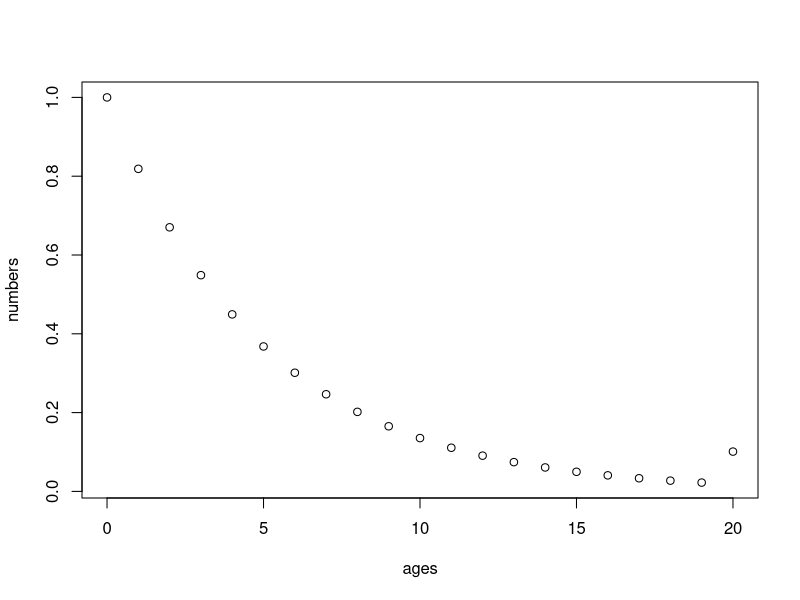
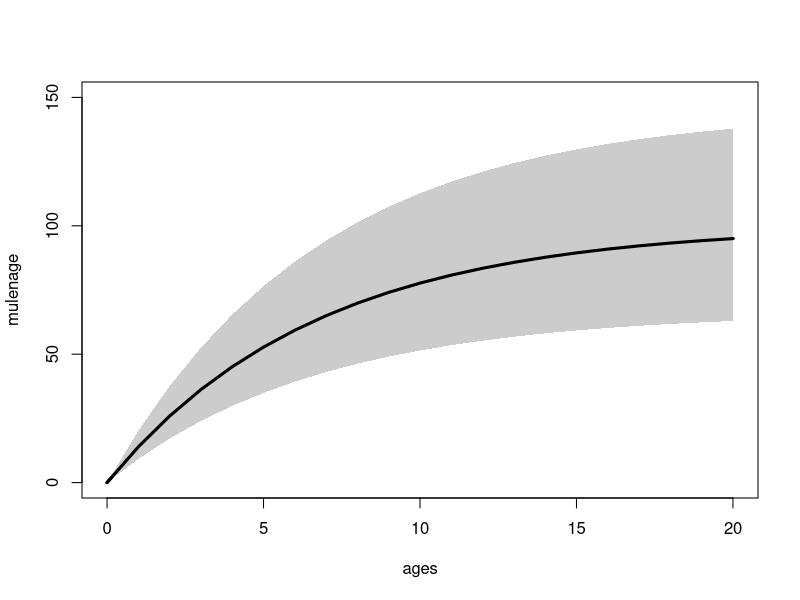
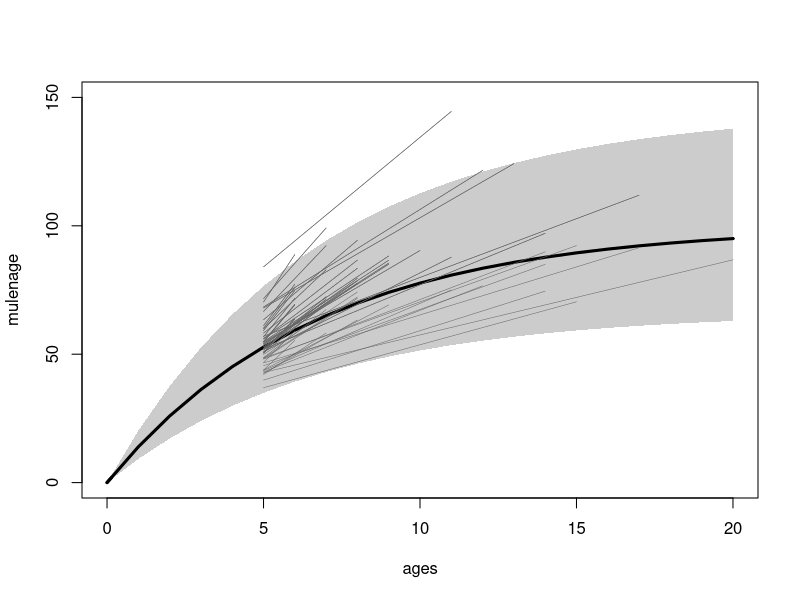
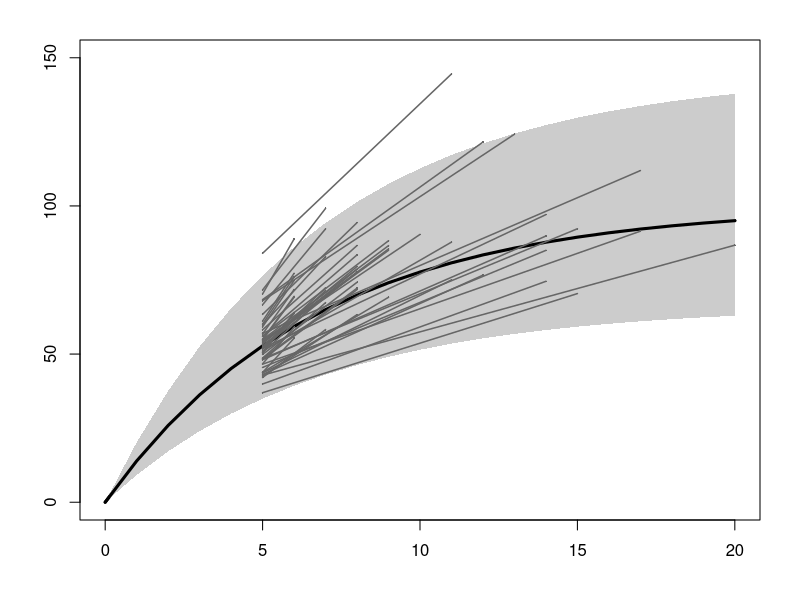
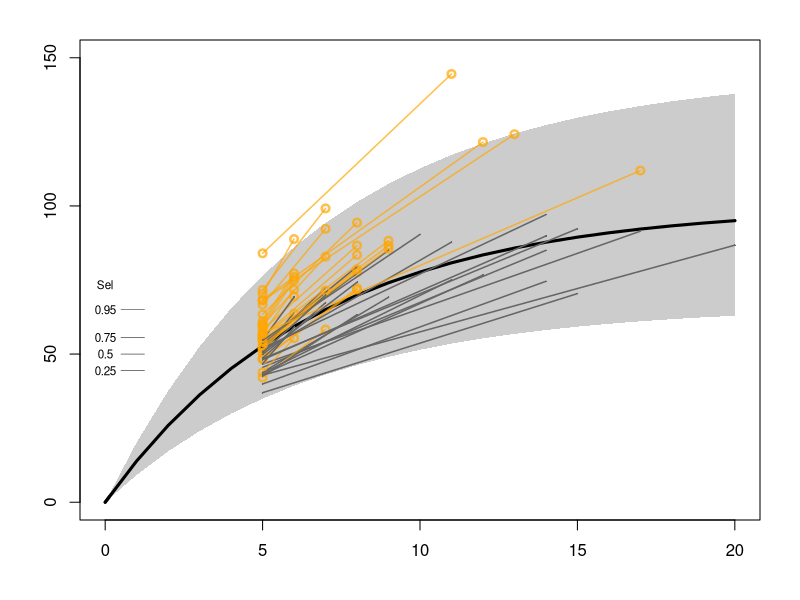

These figures' R source, in order:
###########################
#' Plot growth increment figure for CAPAM presentation
#' @date 31st OCtober 2014
#' @author Gavin Fay
############################

M <- 0.2
maxage <- 20
numbers <- rep(NA,(maxage+1))
ages <- 0:maxage

numbers <- exp(-1*M*ages)
numbers[length(numbers)] <- 
  numbers[length(numbers)]/(1-exp(-1*M))
plot(numbers~ages)

linf <- 100
vbk <- 0.15
cvlenage <- 0.2
tzero <- 0

mulenage <- linf*(1-exp(-1*vbk*(ages-tzero)))
sdlenage <- cvlenage*mulenage
lolenage <- mulenage*qlnorm(0.025,meanlog=-0.5*cvlenage^2,sdlog=cvlenage)
hilenage <- mulenage*qlnorm(0.975,meanlog=-0.5*cvlenage^2,sdlog=cvlenage)
par(mfrow=c(1,1))
plot(mulenage~ages,type='l',lwd=3,ylim=c(0,linf*1.5))
polygon(c(ages,rev(ages)),c(lolenage,rev(hilenage)),col=gray(0.8),border=NA)
lines(mulenage~ages,lwd=3)

num.recaps <- 50
release.age <- 5
recap.ages <- sample((release.age+1):maxage,num.recaps,replace=TRUE,
                     prob=numbers[(release.age+2):(maxage+1)])
release.ages <- rep(release.age,length(recap.ages))
release.lengths <- 
  mulenage[which(ages==release.age)]*rlnorm(num.recaps,meanlog=-0.5*cvlenage^2,
                                            sdlog=cvlenage)
recap.lengths <- 
  mulenage[recap.ages+1]*rlnorm(num.recaps,meanlog=-0.5*cvlenage^2,
                                            sdlog=cvlenage)

#recap.lengths <- 
#  release.lengths+(release.lengths-linf)*(exp(-1*vbk*(recap.ages-release.ages
#    ))-1)*rlnorm(num.recaps,meanlog=-0.5*cvlenage^2,sdlog=cvlenage)

for (i in 1:num.recaps)
{
  pilinf <- plnorm(release.lengths[i],
  meanlog=log(mulenage[release.ages[i]])+0.5*cvlenage^2,sdlog=cvlenage)
  ilinf <- linf*qlnorm(pilinf,meanlog=-0.5*cvlenage^2,sdlog=cvlenage)
  recap.lengths[i] <- ilinf*(1-exp(-1*vbk*(recap.ages[i]-tzero)))
}

#par(mfrow=c(2,2))
#hist(release.lengths)
#hist(recap.lengths)
par(mfrow=c(1,1))
plot(mulenage~ages,type='l',lwd=3,ylim=c(0,linf*1.5))
polygon(c(ages,rev(ages)),c(lolenage,rev(hilenage)),col=gray(0.8),border=NA)
lines(mulenage~ages,lwd=3)
for (i in 1:num.recaps)
 if (release.lengths[i]>50)
  lines(c(release.ages[i],recap.ages[i]),c(release.lengths[i],recap.lengths[i]),
        lwd=0.5,col=gray(0.4))
for (i in 1:num.recaps)
    lines(c(release.ages[i],recap.ages[i]),c(release.lengths[i],recap.lengths[i]),
          lwd=0.5,col=gray(0.4))

#for (i in 1:num.recaps)
#  if (release.lengths[i]<50)
#    lines(c(release.ages[i],recap.ages[i]),c(release.lengths[i],
#                                      recap.lengths[i]),lwd=0.5,col=gray(0.1))


len50 <- 50
len95 <- 65

selex.release <- 1./(1+exp(-1*log(19)*(release.lengths-len50)/(len95-len50)))
selex.recap <- 1./(1+exp(-1*log(19)*(recap.lengths-len50)/(len95-len50)))

is.release.sel <- rbinom(num.recaps,size=1,prob=selex.release)
is.recap.sel <- rbinom(num.recaps,size=1,prob=selex.recap)
is.recap.sel[is.release.sel==0] <- 0

#points and lines for all tag releases/recaptures
par(mfrow=c(1,1),oma=c(2,2,0,0),mar=c(2,2,2,2))
plot(mulenage~ages,type='l',lwd=3,ylim=c(0,linf*1.5),xlab="Age",ylab="Length")
polygon(c(ages,rev(ages)),c(lolenage,rev(hilenage)),col=gray(0.8),border=NA)
lines(mulenage~ages,lwd=3)
for (i in 1:num.recaps)
{
  #if (release.lengths[i]>50)
  #points(release.ages[i],release.lengths[i],col="orange",pch=1)  
  lines(c(release.ages[i],recap.ages[i]),c(release.lengths[i],recap.lengths[i]),
          lwd=1.5,col=gray(0.4))
 points(release.ages[i],release.lengths[i],col=gray(0.4),pch=16,lwd=2.5,cex=0.25)
 points(recap.ages[i],recap.lengths[i],col=gray(0.4),pch=16,lwd=2.5,cex=0.25)  
  }

#point color
tempcol<-col2rgb("orange")/255
col.use <- rgb(tempcol[1,1],tempcol[2,1],tempcol[3,1],alpha=0.7)

#plot only those that are selected
par(mfrow=c(1,1),oma=c(2,2,0,0),mar=c(2,2,2,2))
plot(mulenage~ages,type='l',lwd=3,ylim=c(0,linf*1.5),xlab="Age",ylab="Length")
polygon(c(ages,rev(ages)),c(lolenage,rev(hilenage)),col=gray(0.8),border=NA)
lines(mulenage~ages,lwd=3)
for (i in 1:num.recaps)
{
  #points(release.ages[i],release.lengths[i],col=gray(0.4),pch=1)
  #points(recap.ages[i],recap.lengths[i],col=gray(0.4),pch=1)    
  if (is.recap.sel[i]==0)
    {lines(c(release.ages[i],recap.ages[i]),c(release.lengths[i],recap.lengths[i]),
        lwd=1.5,col=gray(0.4))    
    points(release.ages[i],release.lengths[i],col=gray(0.4),pch=16,lwd=2.5,cex=0.25)
    points(recap.ages[i],recap.lengths[i],col=gray(0.4),pch=16,lwd=2.5,cex=0.25)  
  }
  if (is.recap.sel[i]==1)
  {
#  points(release.ages[i],release.lengths[i],col=col.use,pch=1)  
  lines(c(release.ages[i],recap.ages[i]),c(release.lengths[i],recap.lengths[i]),
        lwd=1.5,col=col.use)
  points(release.ages[i],release.lengths[i],col=col.use,pch=1,lwd=2.5)
  points(recap.ages[i],recap.lengths[i],col=col.use,pch=1,lwd=2.5)  
  }
}

selex <- c(seq(0.1,0.9,0.1),0.99)
selex <- c(seq(0.25,0.75,0.25),0.95)

plot.lens <- len50-1*log((1/selex)-1)*(len95-len50)/log(19)

for (i in 1:length(selex))
 {
  text(0,plot.lens[i],selex[i],cex=0.7)
  lines(c(0.5,1.25),rep(plot.lens[i],2),lwd=0.5)
 }
plot.lens <- len50-1*log((1/0.99)-1)*(len95-len50)/log(19)
text(0,plot.lens,"Sel",cex=0.7)
